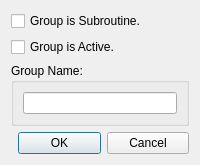
<?xml version="1.0" encoding="UTF-8"?>
<ui version="4.0">
 <class>WBQtGroupDialog</class>
 <widget class="QDialog" name="WBQtGroupDialog">
  <property name="windowTitle">
   <string>Edit Group</string>
  </property>
  <layout class="QVBoxLayout" name="rootLayout">
   <item>
    <widget class="QCheckBox" name="subroutineCheck">
     <property name="text">
      <string>Group is Subroutine.</string>
     </property>
    </widget>
   </item>
   <item>
    <widget class="QCheckBox" name="activeCheck">
     <property name="text">
      <string>Group is Active.</string>
     </property>
    </widget>
   </item>
   <item>
    <widget class="QGroupBox" name="nameBox">
     <property name="title">
      <string>Group Name:</string>
     </property>
     <layout class="QVBoxLayout" name="nameLay">
      <item>
       <widget class="QLineEdit" name="nameEdit"/>
      </item>
     </layout>
    </widget>
   </item>
   <item>
    <layout class="QHBoxLayout" name="buttonsRow">
     <item>
      <spacer name="buttonsSpacer">
       <property name="orientation">
        <enum>Qt::Horizontal</enum>
       </property>
      </spacer>
     </item>
     <item>
      <widget class="QPushButton" name="okButton">
       <property name="text">
        <string>OK</string>
       </property>
       <property name="default">
        <bool>true</bool>
       </property>
      </widget>
     </item>
     <item>
      <widget class="QPushButton" name="cancelButton">
       <property name="text">
        <string>Cancel</string>
       </property>
       <property name="autoDefault">
        <bool>false</bool>
       </property>
      </widget>
     </item>
    </layout>
   </item>
  </layout>
 </widget>
 <resources/>
 <connections/>
</ui>
